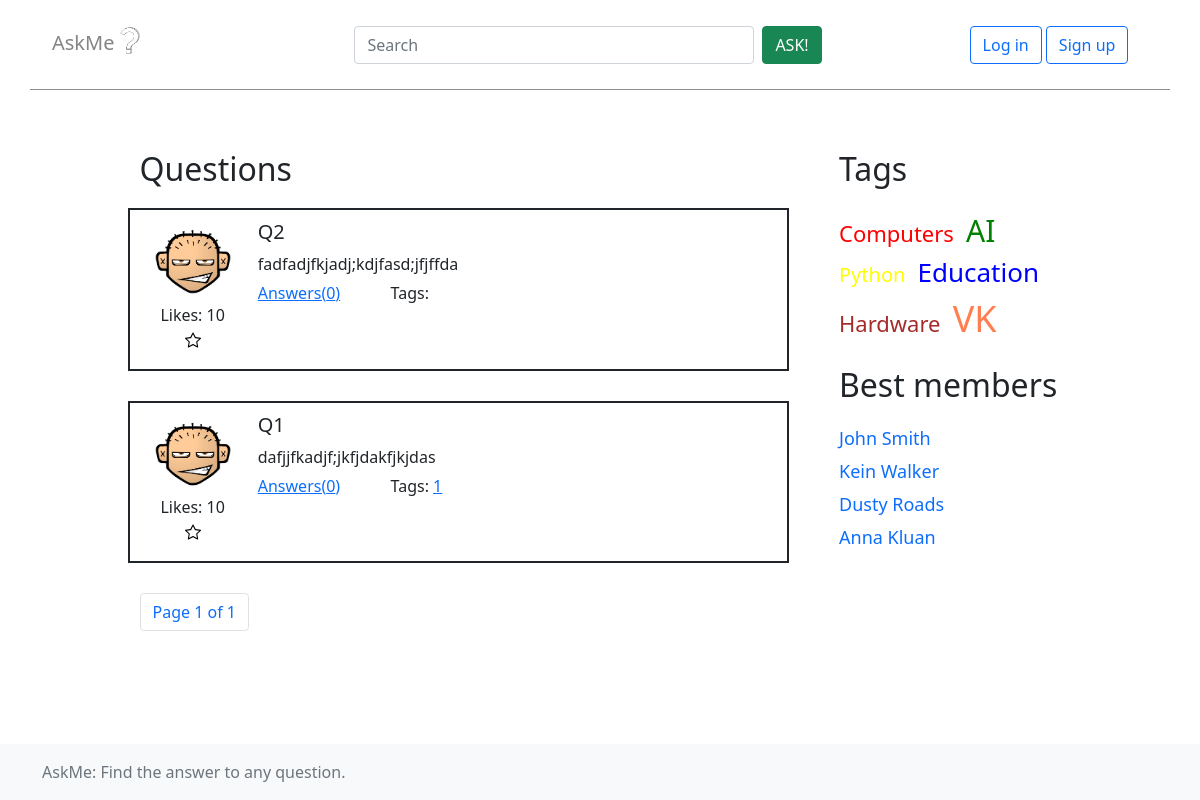
/, run on an earlier commit of the app's database.
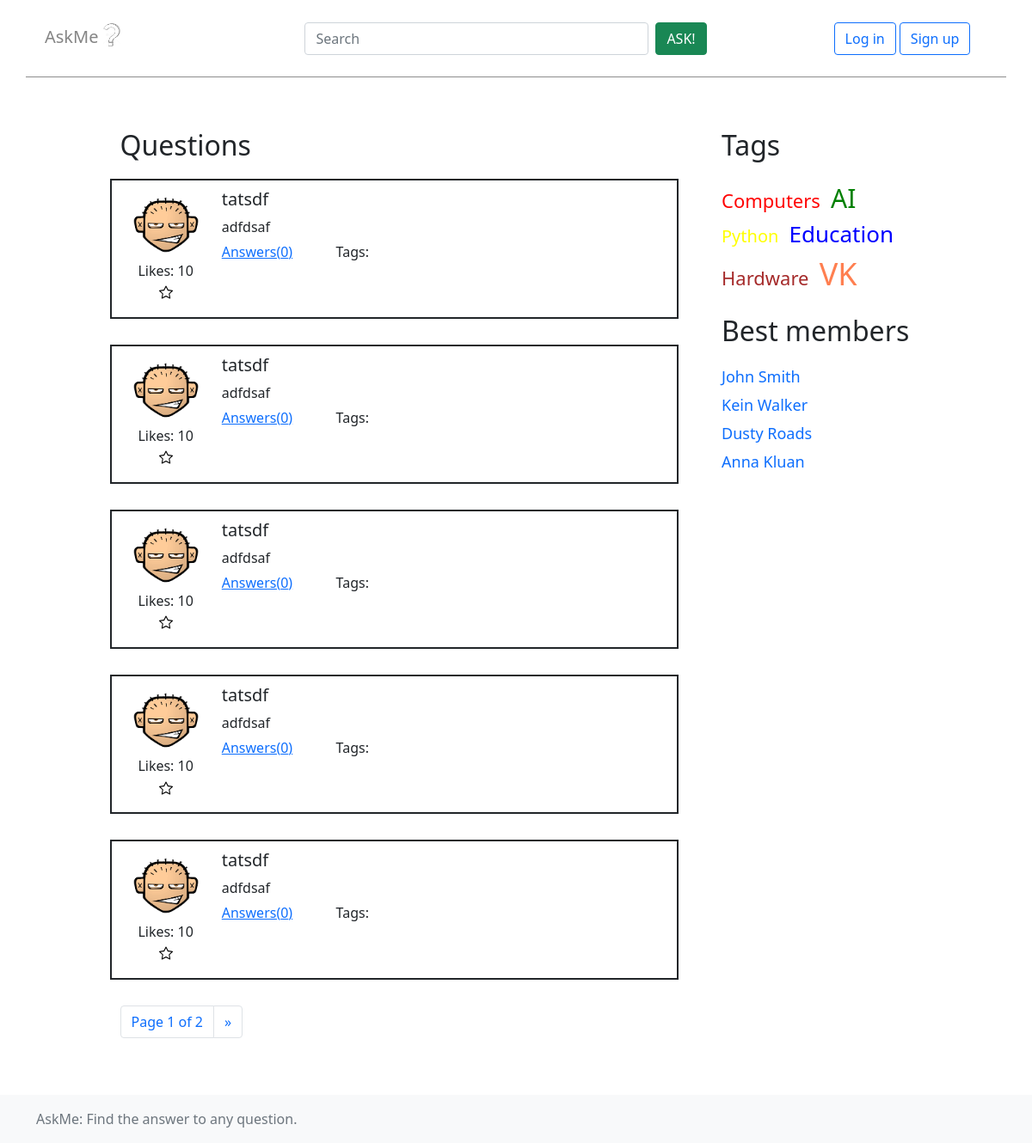
And on a later commit of the database.
### app/models.py (models this page shows)
class Question(models.Model):
    title = models.CharField(max_length=50)
    text = models.TextField()
    pub_date = models.DateTimeField(auto_now_add=True)
    author = models.ForeignKey(User, null=True, on_delete=models.CASCADE)
    count_answers = models.IntegerField(default=0)
    m = QuestionManager()

class Tag(models.Model):
    name = models.CharField(max_length=50)
    questions = models.ManyToManyField('Question', related_name='tags')

### app/views.py (the view)
# urls.py: path('', views.index, name='index'),
def index(request):
    questions = Question.m.new()
    data = paginate(questions, request)
    return render(request, "index.html", {'questions': data, 'block_name': 'Questions'})

### app/models.py (called while the page is built)
    def new(self):
        return self.order_by('-pub_date')

### app/views.py (called while the page is built)
def paginate(objects_list, request, per_page=5):
    paginator = Paginator(objects_list, per_page)
    page = request.GET.get('page')
    data = paginator.get_page(page)
    return data

### templates/index.html (shortened to what this page needs)
{% extends "base.html" %}
{% load static %}
{% block content %}
  <h2>{{block_name}}</h2>
  {% for question in questions %}
        {% include "single_question.html" %}
  {% endfor %}
  <nav>
    <ul class="pagination">
      <li class="page-item"><a class="page-link" href="#">
        Page {{questions.number}} of {{questions.paginator.num_pages}}
      </a></li>
      {% if questions.has_next %}
      <li class="page-item">
        <a class="page-link" href="?page={{ questions.next_page_number }}" aria-label="Next">
          <span aria-hidden="true">&raquo;</span>
        </a>
      </li>
      {% endif %}
    </ul>
  </nav>
{% endblock content %}

### templates/single_question.html (shortened to what this page needs)
<div class="row question">
  <div class="col-2">
    <img class="profile_photo" src="../static/img/photo.png" alt="">
    <div class="likes">Likes: 10
        <button class="btn btn-sm set-like">
          <img src="../static/img/star.svg">
        </button>
    </div>
  </div>
  <div class="col-10">
    <h5>{{question.title}}</h5>
    <p class="question_text">
        {{question.text}}
    </p>
    <div class="row">
      <div class="col-3">
        <a href="{% url 'question' question.id %}" class="answer_link">Answers({{question.answers.count}})</a>
      </div>
      <div class="col-9">
        Tags:
      {% for tag in question.tags.all %}
        <a href="{% url 'tag' tag.name %}" class="tags">{{ tag.name }}</a>
      {% endfor %}
      </div>
    </div>
  </div>
</div>

What changed in the data, as far as the page shows it:
no longer on this page (row edited): Question: title "Q1", text "dafjjfkadjf;jkfjdakfjkjdas", answers.count "0"
removed Tag: name "1"
added Question: title "tatsdf", text "adfdsaf", answers.count "0"
added Question: title "tatsdf", text "adfdsaf", answers.count "0"
added Question: title "tatsdf", text "adfdsaf", answers.count "0"
added Question: title "tatsdf", text "adfdsaf", answers.count "0"
changed Question (number 5 of 5 on the later page): title "Q2" → "tatsdf"; text "fadfadjfkjadj;kdjfasd;jfjffda" → "adfdsaf"
Also different on the page:
{{ questions.paginator.num_pages }}: "1" → "2"
